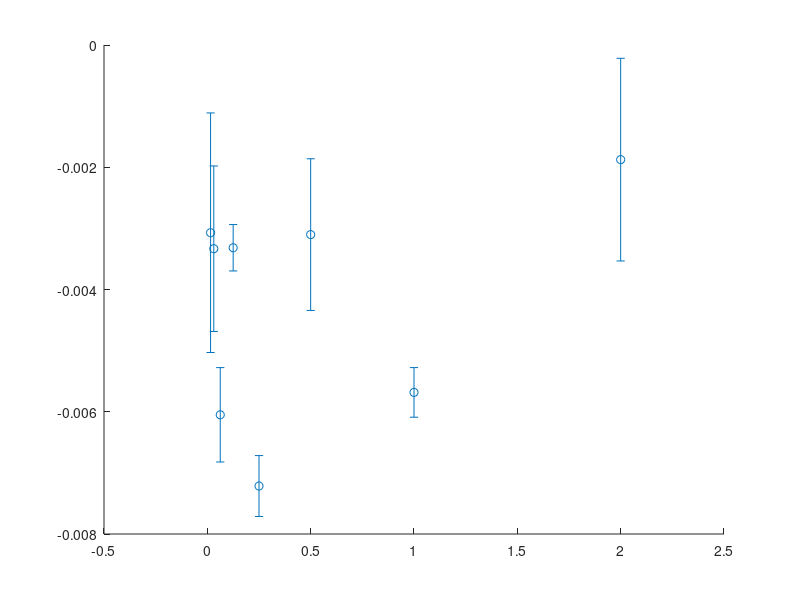

This chart was generated by the following MATLAB code: (Note: this script raises an error after producing the figure.)
%---- This is a matlab file with .m extension. My version of mathematica cannot generate errorbars :( 
%---- The growthRate and growthRateError matrices are obtained from the growthRateAndErrorExport[] function in toggleSwitchPart1Main.nb 

gfpFitSlope = [
    0.00006106172633696952, 0.0006521137278597404, 0.9939959757413442, -0.002498472532116342, 0.8376164990933931, 0.0034323261570141156, 0.0015106316119001084, 0., 0., 0., 0., 0.12574678524493543;
    0.005883257150114049, -0.0029230388596633277, 0.7989652476864205, -0.003176285737682284, 0.7772947117260485, 0.03643504610319203, 0.055185868248835326, 0.027531090481164373, 1.1850810949754813, 0.03094795052165777, 0.00536919701333256, -0.004986132303043745;
    -0.003071166370591095, -0.003332346679994954, -0.0060498883608942275, -0.0033169885414542468, -0.007215118127891439, -0.003101980611844977, -0.005683384558698909, -0.0018756196124585936, -0.002228360484422077, -0.002167680713226083, -0.0020637186156817057, -0.0023332129741953627;
    -0.002771667173771161, -0.001780534607041342, -0.004689026275792552, -0.004368531761594507, -0.007065990184895546, -0.004365988209002931, -0.004847218159359961, -0.008318695399167575, -0.01234806348313937, 0., 0., 6.506101629482236;
    0.015043825224249786, -0.0024821229200410917, 0.901572139052736, -0.0030435500768340976, 0.8231382796307067, 0.008467214098919056, 0.007081071117239592, 0., 0., 0., 0., 85.57815283200992;
    0.9813313075669367, -0.002363079081539604, 0.8732423995688174, -0.002423500786392883, 0.8617724851551196, 0.016495405463372893, 0.008479549816879949, 0., 0., 0., 0., 0.;
    0.211189027898995, 0.027053985048451815, 3.0855967636884682, 0.053722260501741434, 2.630294438333647, 12.863522884409585, 8.382437449963977, 0., 0., 0., 0., 0.;
    1.2264646694691195, 0.02592296326177535, 7.533404548073279, 0.03969217513836636, 6.697409959701946, 10.78312113144647, 9.899625887963515, 0., 0., 0., 0., 0.
];

gfpFitError = [
    0.000013413629691996588, 0.00015619338902021274, 0.15661240418170316, 0.0003594429586356676, 0.16951889994230612, 0.00015891252599746633, 0.0004944699088365884, 0., 0., 0., 0., 0.03010594339002932;
    0.0005286959326101556, 0.000685141202586374, 0.15940465368972936, 0.000530504726999949, 0.1559297491172045, 0.005932960213726717, 0.007859860467668652, 0.0032789517353794943, 0.11984286361337186, 0.0031460982258754693, 0.00039106785800471506, 0.0008894547842659979;
    0.0019596077367921992, 0.0013536750584604211, 0.0007719982216823507, 0.0003795741823422851, 0.0004981202958301455, 0.001240709350782278, 0.00040585778346868216, 0.001657906363347757, 0.001215560166743622, 0.0011601042417161876, 0.0015304847464626423, 0.0015387709113466404;
    0.0017669148928773492, 0.002243291400156846, 0.0005618583291178583, 0.0011943249763829943, 0.000554783324597564, 0.0013603453774616323, 0.0007292641661544076, 0.02601825433847931, 0.03862084628368023, 0., 0., 1.5886050105158889;
    0.003005950031164896, 0.0005039872881809538, 0.18178565636357502, 0.0005278116272756585, 0.1635120207141485, 0.002037892901901311, 0.0016371585269698622, 0., 0., 0., 0., 41.30198833395602;
    0.1183336289592699, 0.0005234742104219911, 0.1747858492807078, 0.0005324046855907361, 0.17343561785010775, 0.0018278784316416166, 0.0016080491235162101, 0., 0., 0., 0., 0.;
    0.13652010036463208, 0.008489703715359986, 2.0134454849026615, 0.01124641679368339, 1.2510659798483779, 5.282238574647076, 2.033033761205478, 0., 0., 0., 0., 0.;
    0.4842160452363437, 0.007787405818018782, 3.0207723864918656, 0.006894165490630068, 3.414154901358634, 2.704134028853048, 2.028234935332654, 0., 0., 0., 0., 0.
];

rfpFitSlope = [
    0.00006106172633696955, 0.8212172334129045, 0.6063684348850494, 1.0280504516214077, 0.42974679055332604, 0.8205920083718224, 0.8943690582763294, 0., 0., 0., 0., 0.0698569238452566;
    0.8712444191859299, 1.144245814444825, 0.3871384936759448, 1.0421157928623772, 0.3666307210814693, 0.7508195168956667, 0.8503021206617424, 1.0152297303535514, 0.9589041351713022, 0.9314366351871073, 0.9541677184995303, 0.010159362964161993;
    -0.0007970132959888462, -0.002483418221215844, 0., -0.0032352385041105975, 0., -0.003506375707436759, -0.00762449276068215, 0.0011016746181986721, -0.0000927888974638886, -0.0002613575316187329, 0.000021554082186552666, 0.;
    0.00014499116327644146, 0.0014497199288137565, 0., -0.003831454501434669, 0., -0.0061636533486923405, -0.007532609517944402, 0., 0., 0., 0., 3.7754684441669544;
    0.8590895107750905, 1.1656193646389124, 0.48099949030835965, 1.0699043636636973, 0.4184280100083298, 0.7951961653556953, 0.8802645688731501, 0., 0., 0., 0., 52.748079579521814;
    0.8248927580560247, 1.16727727767362, 0.45575430782712206, 1.0896801310735416, 0.43951289090945084, 0.8096238865612307, 0.7811516041989448, 0., 0., 0., 0., 0.;
    0., 5.405251345253782, 0.9548149257375012, 9.48979537743181, 0.8180960702719916, 9.49867676232158, 5.113925912178769, 0., 0., 0., 0., 0.;
    0., 9.294414063698499, 4.993453791993931, 10.442592850995611, 4.346225033936618, 7.32918134253665, 5.776980993940405, 0., 0., 0., 0., 0.
];

rfpFitError = [
    0.000013413629691996584, 0.17865441195833354, 0.18549608061316844, 0.21651358614545138, 0.1577207739143069, 0.23437762753109598, 0.25537285417504957, 0., 0., 0., 0., 0.027755156167676723;
    0.2475084087818883, 0.23862014712511245, 0.15519470463380905, 0.22502492449726874, 0.1474922551552847, 0.2157598729789243, 0.24572951172056356, 0.2911873150632853, 0.27655614116988986, 0.26772735601470243, 0.27994968116390034, 0.0066292925019882844;
    0.003164356818615103, 0.0016513985194934893, 0., 0.000508135024969294, 0., 0.001334185486840479, 0.0006849238665653631, 0.002502066440305313, 0.0017093407793306913, 0.0007994725711899421, 0.0018104235160798648, 0.;
    0.0028885154094032486, 0.004144951495175842, 0., 0.0013950483205772287, 0., 0.0016949469631884274, 0.0005855842229824592, 0., 0., 0., 0., 1.434098557387342;
    0.22976460873270677, 0.23984272314942215, 0.16799684488402156, 0.22933762540939676, 0.15760175854428438, 0.22541784839277731, 0.23153628691363867, 0., 0., 0., 0., 28.121627162326682;
    0.23619180366181255, 0.2489064138270298, 0.16844657530405133, 0.2338894541479306, 0.15750507163698035, 0.22696028316080924, 0.22872757788714262, 0., 0., 0., 0., 0.;
    0., 2.1198816332282093, 0.6230457018128828, 2.752368543497751, 0.5338325014758986, 5.1069185420328065, 2.321993454074464, 0., 0., 0., 0., 0.;
    0., 3.1003544388054594, 2.0015767666903335, 2.764528842172113, 2.836043670362792, 2.783256424445152, 2.1474567832594555, 0., 0., 0., 0., 0.
];


xDt_IPTG = [.015625, .03125, .0625, .125, .25, .5, 1, 2 ];
xDt_aTc = [.78, 1.56, 3.125, 6.25, 12.5, 25, 50, 100];

a = gfpFitSlope(1, 1:8);        %wild----
aErr = gfpFitError(1,1:8);
c = gfpFitSlope(3,1:8);         %ONC1----
cErr = gfpFitError(3,1:8);
e = gfpFitSlope(5,1:8);         %wild----
eErr = gfpFitError(5,1:8);
g = gfpFitSlope(7,1:8);         %ONC2----
gErr = gfpFitError(7,1:8);


figure(1)
errorbar(xDt_IPTG,c,cErr, 'o','color', 'g')
legend('ONC1')

xlabel('IPTG Concentration mM')
ylabel('Switch rate s^{-1}')
title('Switch rate of ONC1 with varying IPTG concentration')

%---------------------------------


figure(2)
errorbar(xDt_aTc,g,gErr, 'o')
legend(ONC2')

xlabel('aTc Concentration ng/ml')
ylabel('Switch rate s^{-1}')
title('Switch rate of ONC2 with varying aTc concentration')


